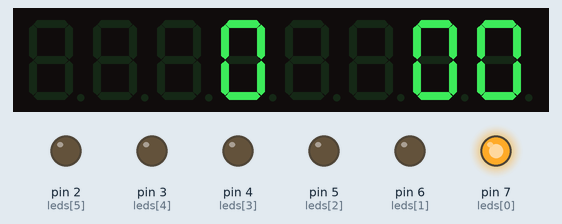
This sketch was run on a simulated Arduino Uno, built with avr-gcc and run on an emulated ATmega328P. Shown: 8-digit seven-segment display, output pins drawn as LEDs (lit = HIGH).

Above: at 0.1 s.
At 11.1 s:
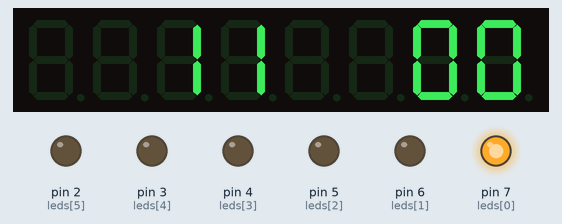
At 19.1 s:
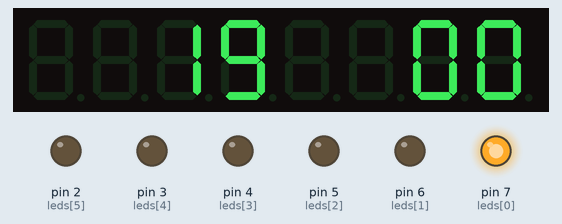
At 38.1 s:
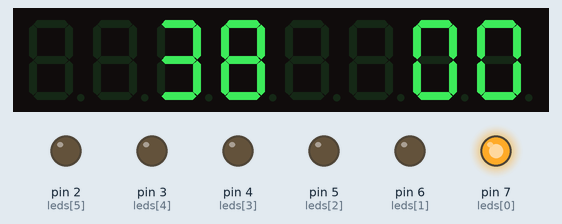
Timing chart, 0 to 39.6 s (numbered marks = the images above):
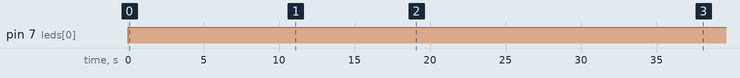

Measured:
- by itself, pin 7 (leds[0]): LOW → HIGH at 0.00 s
- what the display in image 1 shows lasts 1.0 s, from 11.0 s to 12.0 s

The sketch:

LEDPrintOut.ino
```cpp
                                                                                 //We always have to include the library
#include "LedControl.h"

/*
 Now we need a LedControl to work with.
 ***** These pin numbers will probably not work with your hardware *****
 pin 11 is connected to the DataIn
 pin 9 is connected to the CLK
 pin 10 is connected to LOAD
 We have only a single MAX72XX.
 */
LedControl lc=LedControl(11,9,10,1);
int leds[] = {7,6,5,4,3,2};

/* we always wait a bit between updates of the display */
unsigned long delaytime=750;

void setup() {

for(int y=2;y<=7;y++){
  pinMode(y,OUTPUT);}

  /*
   The MAX72XX is in power-saving mode on startup,
   we have to do a wakeup call
   */
  lc.shutdown(0,false);
  /* Set the brightness to a medium values */
  lc.setIntensity(0,2);
  /* and clear the display */
  lc.clearDisplay(0);

}


void loop() {
//ledTest();
countUp();
}


void countUp(){

for(int x=0;x<=1500;x++){
  if(x==0)
  {resetLeds();digitalWrite(leds[0],HIGH);}
  if(x==300)
  {resetLeds();digitalWrite(leds[1],HIGH);}
  if(x==600)
  {resetLeds();digitalWrite(leds[2],HIGH);}
  if(x==900)
  {resetLeds();digitalWrite(leds[3],HIGH);}
  if(x==1200)
  {resetLeds();digitalWrite(leds[4],HIGH);}
  if(x==1500)
  {resetLeds();digitalWrite(leds[5],HIGH);}

  ledPrint(x);
  delay(1000);}

  for(int x=1500;x>300;x--){
  ledPrint(x);
  delay(1);}

  for(int x=300;x>=0;x--){
  ledPrint(x);
  delay(1000);}

  ledPrint(0000);
  delay(1000);
}

void ledTest(){
int last = 0;
for(int y=2;y<=8;y++){
  digitalWrite(y,HIGH);
  digitalWrite(last,LOW);
  last = y;

  delay(1);
  }
}

void ledBlink(int led,int timx)
{
  if(timx%2==0){digitalWrite(led,HIGH);}else{
    digitalWrite(led,LOW);}
}

void resetLedsX()
{
int leds[] = {7,6,5,4,3,2};
for(int x = 0;x<=5;x++){digitalWrite(leds[x],LOW);}
}
void resetLeds()
{digitalWrite(leds[0],LOW);
digitalWrite(leds[1],LOW);
digitalWrite(leds[2],LOW);
digitalWrite(leds[3],LOW);
digitalWrite(leds[4],LOW);
digitalWrite(leds[5],LOW);}

void testLeds()
{
resetLeds();
for(int x = 0;x<sizeof(leds);x++){digitalWrite(leds[x],HIGH);}
delay(200);
resetLeds();
delay(200);
for(int x = 0;x<sizeof(leds);x++){digitalWrite(leds[x],HIGH);}
delay(200);
resetLeds();
}

void ledPrint(int value)
{
  int mins = value/60;
  lc.clearDisplay(0);

  if(value<10)
  { lc.setDigit(0,4,value,false);}

  else if(value<100)
  { lc.setDigit(0,5,value/10,false);
    lc.setDigit(0,4,value%10,false);}

  else if(value<1000)
  { lc.setDigit(0,6,value/100,false);
    lc.setDigit(0,5,(value%100)/10,false);
    lc.setDigit(0,4,(value%100)%10,false);}

  else if(value<10000)
  { lc.setDigit(0,7,value/1000,false);
    lc.setDigit(0,6,(value%1000)/100,false);
    lc.setDigit(0,5,((value%1000)%100)/10,false);
    lc.setDigit(0,4,(((value%1000)%100)%10),false);}

    lc.setDigit(0,1,mins/10,false);
    lc.setDigit(0,0,mins%10,false);

}
```
